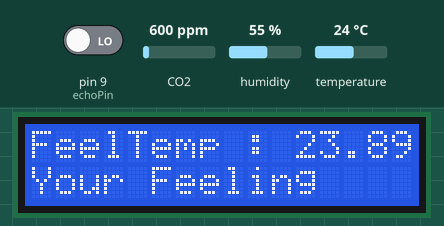
Bench run of a sketch on a simulated Arduino Uno, built with avr-gcc and run on an emulated ATmega328P. Parts: 16×2 character LCD. The test bench sets the inputs (shaded band); at power-on: CO2 600 ppm, humidity 55 %, temperature 24 °C, pin 9 (echoPin) LOW.

Above: at 10.5 s.
10.6 s: CO2 set to 1050 ppm
At 29.8 s:
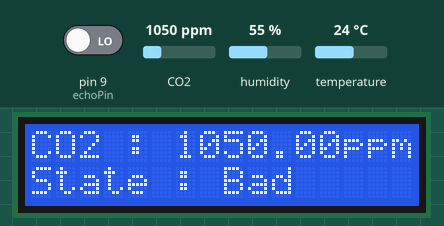
30.8 s: humidity set to 22 %
At 39.2 s:
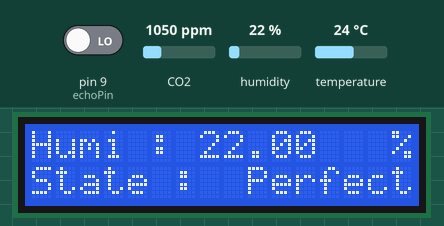
39.9 s: CO2 set to 974 ppm
At 61.8 s:
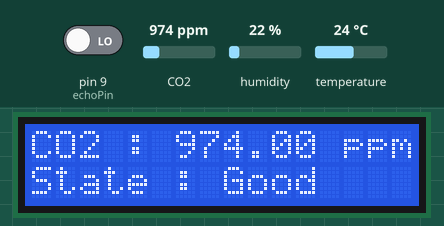
61.9 s: humidity set to 88 %
At 71.9 s:
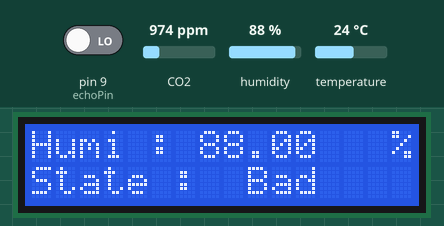
72.3 s: temperature set to 12 °C
At 83.4 s:
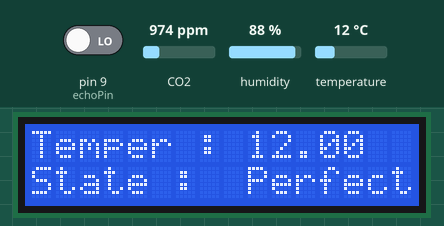
Timing chart, 0 to 84.4 s (numbered marks = the images above; inputs shaded):
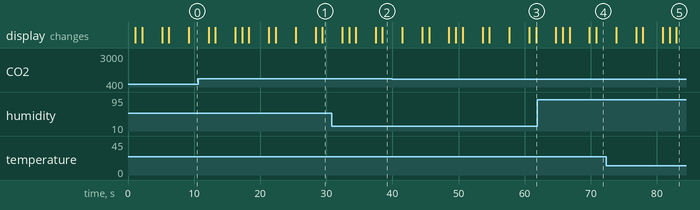

Measured:
- the behaviour switches between 1000 and 999 ppm on CO2 (found by bisection; images 2 and 3)

The sketch:

Arduino_Uno.ino
```cpp
#include <LiquidCrystal_I2C.h>
#include <Adafruit_Sensor.h>
#include <DHT.h>
#include <DHT_U.h>
#include "MQ135.h"
#define RZERO 464.1045837402

int triggerPin = 10;
int echoPin = 9;
int TemHumi = 7;
MQ135 gasSensor = MQ135 (A0);

LiquidCrystal_I2C lcd(0x27, 16, 2);
DHT dht(TemHumi, DHT11);

void setup()
{
  //pinMode(MQ135, INPUT);
  pinMode(triggerPin,OUTPUT);
  pinMode(echoPin,INPUT);
  pinMode(TemHumi,INPUT);
  Serial.begin(9600);
  //float rzero = gasSensor.getRZero();
  //Serial.print("rzero:");
  //Serial.println(rzero, DEC);

  lcd.init();
  lcd.backlight();
  dht.begin();

}
void loop()
{
  float dataMQ135 = gasSensor.getPPM();
  float dataTemp = dht.readTemperature();
  float dataHumi = dht.readHumidity();
  float dataFeel = dht.computeHeatIndex(dataTemp, dataHumi, false);
  digitalWrite(triggerPin, LOW);
  digitalWrite(echoPin, LOW);
  digitalWrite(triggerPin,HIGH);
  delay(10);
  digitalWrite(triggerPin,LOW);
  int duration = pulseIn(echoPin, HIGH);
  int distance = duration / 29 / 2;
  int sodongho;
  if ( distance < 11 )
  {
    sodongho = 1;
  }
  else{
   sodongho = 0;
  }

  if ( sodongho == 1 )
  {
  lcd.clear();
  lcd.setCursor(0,0);
  lcd.print("Temper : ");
  lcd.print(dataTemp);
  lcd.setCursor(0,1);
  delay(1000);
  lcd.print("State :  ");
  if ( dataTemp >= 23 || dataTemp <= 27 )
  {
    lcd.print("Perfect");
  }
  else if ( dataTemp < 23 || dataTemp >= 17 )
  {
    lcd.print("Good");
  }
  else if ( dataTemp > 27 || dataTemp <= 29 )
  {
    lcd.print("Good");
  }
  else
  {
    lcd.print("Bad");
  }
  delay(3000);
  lcd.clear();
  lcd.setCursor(0,0);
  lcd.print("Humi : ");
  lcd.print(dataHumi);
  lcd.setCursor(15,0);
  lcd.print("%");
  lcd.setCursor(0,1);
  delay(1000);
  lcd.print("State :  ");
  if ( dataHumi < 40 )
  {
    lcd.print("Perfect");
  }
  else if ( dataHumi < 70 )
  {
    lcd.print("Good");
  }
  else
  {
    lcd.print("Bad");
  }
  delay(3000);
  lcd.clear();
  lcd.setCursor(0,0);
  lcd.print("FeelTemp : ");
  lcd.print(dataFeel);
  lcd.setCursor(0,1);
  lcd.print("Your Feeling");
  delay(3000);
  lcd.clear();
  lcd.setCursor(0,0);
  lcd.print("CO2 : ");
  lcd.print(dataMQ135);
  lcd.setCursor(13,0);
  lcd.print("ppm");
  delay(1000);
  lcd.setCursor(0,1);
  lcd.print("State : ");
  if ( dataMQ135 < 700 )
  {
    lcd.print("Perfect");
  }
  else if ( dataMQ135 < 1000 )
  {
    lcd.print("Good");
  }
  else
  {
    lcd.print("Bad");
  }
  delay(3000);
  lcd.clear();
  }
  else
  {
  lcd.clear();
  lcd.setCursor(0,0);
  lcd.print("   Come Here    ");
  lcd.setCursor(0,1);
  lcd.print("  <----------");
  }
  }
```
